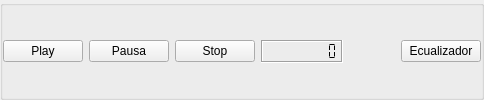
    <widget class="QGroupBox" name="groupBox_6">
     <property name="title">
      <string/>
     </property>
     <layout class="QGridLayout" name="gridLayout_22">
      <property name="leftMargin">
       <number>0</number>
      </property>
      <property name="topMargin">
       <number>0</number>
      </property>
      <property name="rightMargin">
       <number>0</number>
      </property>
      <property name="bottomMargin">
       <number>0</number>
      </property>
      <item row="0" column="0">
       <layout class="QGridLayout" name="gridLayout_13">
        <item row="0" column="0">
         <widget class="QPushButton" name="pushButton_12">
          <property name="toolTip">
           <string>Lanza la cancion seleccionada</string>
          </property>
          <property name="statusTip">
           <string>Lanza la cancion seleccionada</string>
          </property>
          <property name="whatsThis">
           <string>Lanza la cancion seleccionada</string>
          </property>
          <property name="text">
           <string>Play</string>
          </property>
          <property name="icon">
           <iconset resource="recoverdrake.qrc">
            <normaloff>:/Imagenes/play.png</normaloff>:/Imagenes/play.png</iconset>
          </property>
          <property name="iconSize">
           <size>
            <width>25</width>
            <height>25</height>
           </size>
          </property>
         </widget>
        </item>
        <item row="0" column="6">
         <widget class="Phonon::VolumeSlider" name="volumeSlider_4" native="true">
          <property name="toolTip">
           <string>Volumen del sonido</string>
          </property>
          <property name="statusTip">
           <string>Volumen del sonido</string>
          </property>
          <property name="whatsThis">
           <string>Volumen del sonido</string>
          </property>
         </widget>
        </item>
        <item row="0" column="8">
         <widget class="QPushButton" name="pushButton_5">
          <property name="toolTip">
           <string>Se accede al ecualizador grafico</string>
          </property>
          <property name="statusTip">
           <string>Se accede al ecualizador grafico</string>
          </property>
          <property name="whatsThis">
           <string>Se accede al ecualizador grafico</string>
          </property>
          <property name="text">
           <string>Ecualizador</string>
          </property>
          <property name="icon">
           <iconset resource="recoverdrake.qrc">
            <normaloff>:/Imagenes/sound.png</normaloff>:/Imagenes/sound.png</iconset>
          </property>
          <property name="iconSize">
           <size>
            <width>25</width>
            <height>25</height>
           </size>
          </property>
         </widget>
        </item>
        <item row="0" column="1">
         <widget class="QPushButton" name="pushButton_13">
          <property name="toolTip">
           <string>Pausar/continuar el sonido actual</string>
          </property>
          <property name="statusTip">
           <string>Pausar/continuar el sonido actual</string>
          </property>
          <property name="whatsThis">
           <string>Pausar/continuar el sonido actual</string>
          </property>
          <property name="text">
           <string>Pausa</string>
          </property>
          <property name="icon">
           <iconset resource="recoverdrake.qrc">
            <normaloff>:/Imagenes/pause.png</normaloff>:/Imagenes/pause.png</iconset>
          </property>
          <property name="iconSize">
           <size>
            <width>25</width>
            <height>25</height>
           </size>
          </property>
         </widget>
        </item>
        <item row="0" column="2">
         <widget class="QPushButton" name="pushButton_14">
          <property name="toolTip">
           <string>Parar el sonido actual</string>
          </property>
          <property name="statusTip">
           <string>Parar el sonido actual</string>
          </property>
          <property name="whatsThis">
           <string>Parar el sonido actual</string>
          </property>
          <property name="text">
           <string>Stop</string>
          </property>
          <property name="icon">
           <iconset resource="recoverdrake.qrc">
            <normaloff>:/Imagenes/stop1.png</normaloff>:/Imagenes/stop1.png</iconset>
          </property>
          <property name="iconSize">
           <size>
            <width>25</width>
            <height>25</height>
           </size>
          </property>
         </widget>
        </item>
        <item row="0" column="3">
         <widget class="QLCDNumber" name="lcdNumber_2">
          <property name="maximumSize">
           <size>
            <width>122</width>
            <height>23</height>
           </size>
          </property>
          <property name="font">
           <font>
            <pointsize>7</pointsize>
           </font>
          </property>
          <property name="toolTip">
           <string>Tiempo transcurrido de la pista</string>
          </property>
          <property name="statusTip">
           <string>Tiempo transcurrido de la pista</string>
          </property>
          <property name="whatsThis">
           <string>Tiempo transcurrido de la pista</string>
          </property>
          <property name="frameShape">
           <enum>QFrame::Box</enum>
          </property>
          <property name="frameShadow">
           <enum>QFrame::Sunken</enum>
          </property>
          <property name="lineWidth">
           <number>1</number>
          </property>
          <property name="smallDecimalPoint">
           <bool>true</bool>
          </property>
          <property name="digitCount">
           <number>8</number>
          </property>
          <property name="mode">
           <enum>QLCDNumber::Dec</enum>
          </property>
          <property name="segmentStyle">
           <enum>QLCDNumber::Flat</enum>
          </property>
          <property name="value" stdset="0">
           <double>0.000000000000000</double>
          </property>
          <property name="intValue" stdset="0">
           <number>0</number>
          </property>
         </widget>
        </item>
        <item row="0" column="4">
         <widget class="Phonon::SeekSlider" name="seekSlider_2" native="true">
          <property name="maximumSize">
           <size>
            <width>16777215</width>
            <height>20</height>
           </size>
          </property>
          <property name="toolTip">
           <string>Posicionamiento de la cancion</string>
          </property>
          <property name="statusTip">
           <string>Posicionamiento de la cancion</string>
          </property>
          <property name="whatsThis">
           <string>Posicionamiento de la cancion</string>
          </property>
         </widget>
        </item>
        <item row="0" column="7">
         <spacer name="horizontalSpacer_3">
          <property name="orientation">
           <enum>Qt::Horizontal</enum>
          </property>
          <property name="sizeHint" stdset="0">
           <size>
            <width>40</width>
            <height>20</height>
           </size>
          </property>
         </spacer>
        </item>
       </layout>
      </item>
     </layout>
    </widget>
